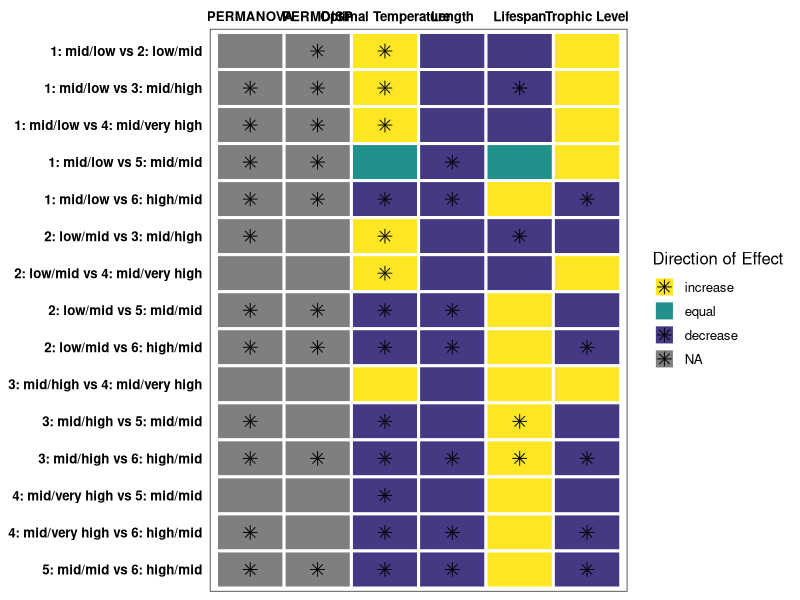
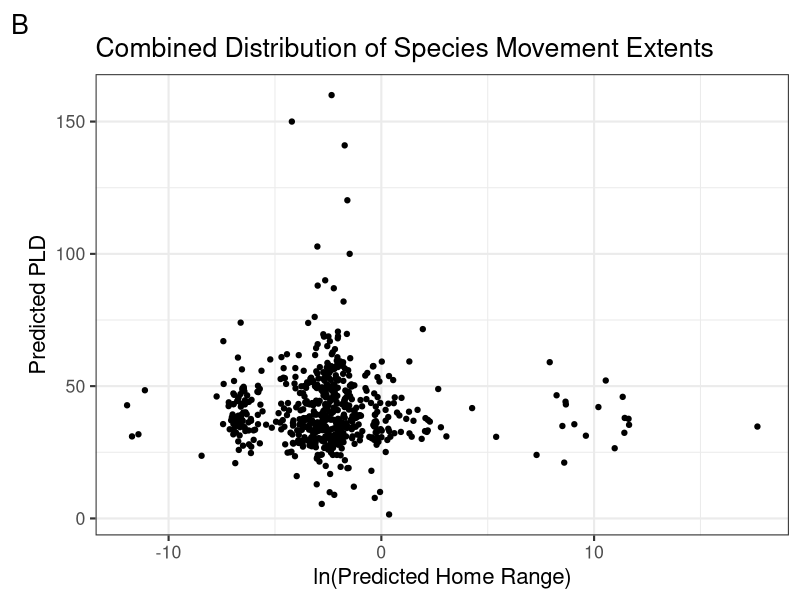
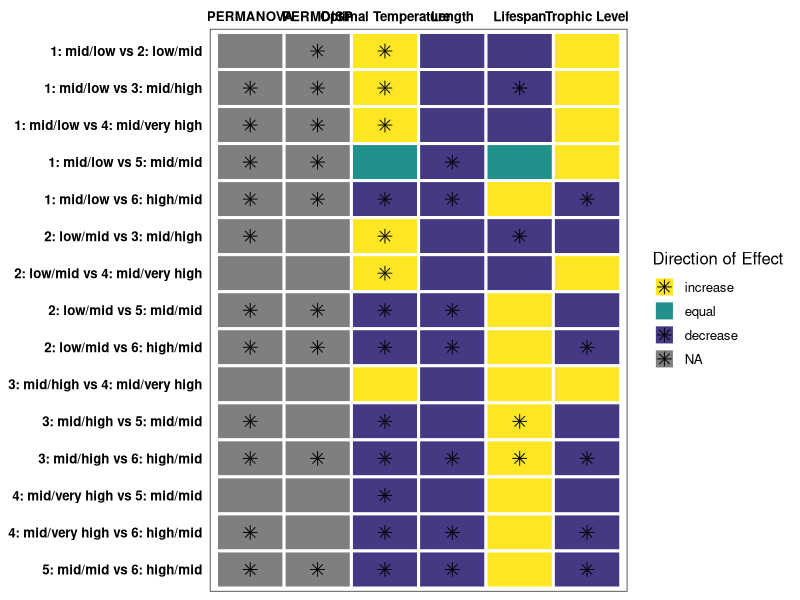

R code for these plots, in order: (Note: this script raises an error after producing the figures.)
## ---- chunk 1
knitr::opts_chunk$set(echo = TRUE, message = FALSE, warning = FALSE)

library(tidyverse)
library(patchwork)
library(cowplot)
library(ggpubr)
library(ggrepel)
## ---- chunk 2
fishbase_data <- read_csv(here::here("01_data", "02_processed_data", "fishbase_data.csv"))

filled_data <- read_csv(here::here("01_data", "02_processed_data", "filled_data.csv"))

filled_data2 <- read_csv(here::here("01_data", "02_processed_data", "filled_data2.csv")) %>%
  mutate_if(is.character, as.factor)
## ---- chunk 3

cohort <- c("1: mid/low vs 2: low/mid", "1: mid/low vs 3: mid/high", "1: mid/low vs 4: mid/very high", "1: mid/low vs 5: mid/mid", "1: mid/low vs 6: high/mid",
            "2: low/mid vs 3: mid/high", "2: low/mid vs 4: mid/very high", "2: low/mid vs 5: mid/mid", "2: low/mid vs 6: high/mid",
            "3: mid/high vs 4: mid/very high", "3: mid/high vs 5: mid/mid", "3: mid/high vs 6: high/mid",
            "4: mid/very high vs 5: mid/mid", "4: mid/very high vs 6: high/mid",
            "5: mid/mid vs 6: high/mid")
PERMDISP <- c(0.0019, 0.0003, 0.0327, 0.0001, 0.0001,
              0.5182, 0.7507, 0.0138, 0.0005,
              0.9792, 0.5276, 0.0029, 
              0.7928, 0.1475, 
              0.0052)
PERMANOVA <- c(1.0000, 0.0015, 0.0495, 0.0015, 0.0015,
               0.0015, 1.0000, 0.0015, 0.0015,
               1.0000, 0.0015, 0.0015,
               0.8175, 0.0090,
               0.0015)
Optimal_Temp <- c(0.005043306637114, 0.000000051454126, 0.000113116310469, 0.789451442990800, 0.010082693281337,
                  0.000025756231358, 0.001765218761412, 0.000112331676538, 0.000038520195310,
                  0.284373283785538, 0.000000002348839, 0.000000002258531, 
                  0.000068856888538, 0.000001695644852, 
                  0.010090438574951)
temp_arrows <- c("increase", "increase", "increase", "equal", "decrease",
                 "increase", "increase","decrease", "decrease",
                 "increase","decrease", "decrease",
                 "decrease", "decrease",
                 "decrease")
Length <- c(0.8592642, 0.9998089, 0.9872521, 0.0007795, 0.0000000,
            0.9070423, 0.9181733, 0.0000000, 0.0000000,
            0.9966266, 0.1494607, 0.0000000,
            0.9897718, 0.0008647,
            0.0000000)
length_arrows <- c("decrease", "decrease", "decrease", "decrease", "decrease",
                   "decrease", "decrease", "decrease", "decrease",
                   "decrease", "decrease", "decrease",
                   "decrease", "decrease",
                   "decrease")
Lifespan <- c(0.57035468549, 0.00007769083, 0.55052882501, 0.74567296422, 0.31579160719,
              0.00010263105, 0.59495732706, 0.73671251684, 0.20707475101,
              0.38779558233, 0.00017543403, 0.00008096802,
              0.58625833556, 0.24515673988,
              0.24664224315)
life_arrows <- c("decrease", "decrease", "decrease", "equal", "increase",
                 "decrease", "decrease", "increase", "increase",
                 "increase", "increase", "increase",
                 "increase", "increase",
                 "increase")
Trophic_Level <- c(0.1035871996367, 0.0891868417293, 0.5697644317228, 0.5148291779984, 0.0000607828670,
                   0.5183877375223, 0.8682996282889, 0.2916548282051, 0.0000002614727,
                   0.8630208058363, 0.2124781071891, 0.0000015574893, 
                   0.7282998974706, 0.0082066924854, 
                   0.0000032514102)
trophic_arrows <- c("increase", "increase", "increase", "increase", "decrease",
                    "decrease", "increase", "decrease", "decrease",
                    "increase", "decrease", "decrease",
                    "decrease", "decrease",
                    "decrease")

# Create data frame
data <- data.frame(cohort, PERMDISP, PERMANOVA, Optimal_Temp, Length, Lifespan, Trophic_Level)

# Pivot to long data format
data_long <- data %>% 
  mutate(across(c("Optimal_Temp", "Length", "Lifespan", "Trophic_Level"), round, 4)) %>% 
  pivot_longer(-cohort) %>% 
  set_names(c("cohort", "variable", "p_value")) %>% 
  mutate(significant = case_when(
    p_value >= 0.05 ~ "no",
    p_value < 0.05 ~ "yes"
  ))

# Add arrow information
data1 <- data.frame(cohort, temp_arrows, length_arrows, life_arrows, trophic_arrows) %>% 
  rename(Optimal_Temp = temp_arrows, Length = length_arrows, Lifespan = life_arrows, Trophic_Level = trophic_arrows) %>% 
  pivot_longer(-cohort) %>% 
  set_names(c("cohort", "variable", "direction")) %>% 
  full_join(data_long, by = c("cohort","variable")) %>% 
  mutate(direction = fct_relevel(direction, c("increase", "equal", "decrease")))

# Reorder and rename levels
data1$variable <- factor(data1$variable, levels = c("PERMANOVA", "PERMDISP", "Optimal_Temp", "Length", "Lifespan", "Trophic_Level"))
data1$variable <- recode_factor(data1$variable, PERMANOVA = "PERMANOVA", PERMDISP = "PERMDISP", Optimal_Temp = "Optimal Temperature", Length = "Length", Lifespan = "Lifespan", Trophic_Level = "Trophic Level")



# Plot 
g <- ggplot(data1, aes(x = variable, y = cohort, fill = direction)) +
  geom_tile(color = "white", lwd = 1) +
  geom_point(data = data1 %>% filter(significant == "yes"), shape = 8, size = 3) +
  theme_bw(base_size = 12) +
  theme(axis.title = element_blank(),
        axis.text = element_text(face = "bold", color = "black"),
        axis.ticks = element_blank(),
        panel.grid.major = element_blank()) +
  labs(fill = "Direction of Effect") +
  scale_x_discrete(position = "top") +
  scale_y_discrete(limits = rev) +
  scale_fill_manual(values = c("#fde725", "#21918c", "#443983"))

g

ggsave(g, file = paste0("stats_sum.png"), path = here::here("04_figs"), height = 12, width = 12)

#geom_point(data = data_arrows, mapping=aes(x = variable, y = cohort), pch = "x", inherit.aes = F)

## ---- chunk 4
# homerange vs PLD
fishbase_data_gmm <- filled_data2 %>%
  mutate(class2 = as.factor(class2))

hr_hist <- ggplot(fishbase_data_gmm, aes(log(home_range))) +
  geom_histogram() +
  theme_bw(base_size = 16) +
  labs(
    y = "Count",
    x = "ln(Predicted Home Range)",
    tag = "A"
  ) +
  ggtitle("Individual Distributions of Species Movement Extents")

pld_hist <- ggplot(fishbase_data_gmm, aes(pld)) +
  geom_histogram() +
  theme_bw(base_size = 16) +
  labs(
    y = "Count",
    x = "Predicted PLD"
  )

dist_plot <- (hr_hist / pld_hist)

p1 <- ggplot(fishbase_data_gmm, aes(log(home_range), pld)) +
  geom_jitter() +
  theme_bw(base_size = 16) +
  labs(
    y = "Predicted PLD",
    x = "ln(Predicted Home Range)",
    tag = "B"
  ) +
  ggtitle("Combined Distribution of Species Movement Extents")

p1



# gmm plot


# example_fish <- filled_data2 %>%
#   select(species, fb_name, class2, class3, magnitude_homerange, month_pld) %>%
#   filter(fb_name %in% c(
#     "Hogfish", "Yellow snapper", "Blackfin tuna", "Humphead wrasse", "Pacific red snapper",
#     "Giant seabass", "Lemon sole", "Chum salmon", "Pacific ocean perch", "Atlantic herring",
#     "Atlantic cod", "Haddock", "Atlantic salmon", "California sheephead", "Black seabream",
#     "Blue marlin", "Yellowfin tuna", "Swordfish"
#     # "Blackhead seabream", "Pink salmon", "Coho salmon", "Ghost shark", "Pollack", "Polar cod", "Sockeye salmon", "Chinook salmon"
#   ))


gmm_new_fig <- ggplot(fishbase_data_gmm, aes(magnitude_homerange, month_pld)) +
  theme_bw(base_size = 16) +
  labs(
    x = "Predicted Home Range Magnitude",
    y = "Predicted PLD Month",
    color = "Cohort (Homerange/PLD)",
    tag = "C"
  ) +
  ylim(-0.1,6) +
  theme(legend.position = "bottom") +
  scale_color_viridis_d() +
  geom_label_repel(
    data = subset(fishbase_data_gmm, fb_name %in% c("Hogfish", "Yellow snapper", "Blackfin tuna")),
    aes(label = fb_name, color = class2),
    vjust = "outward", hjust = "outward",
    min.segment.length = 0.5,
    nudge_y = -1,
    show.legend = FALSE
  ) +
  geom_label_repel(
    data = subset(fishbase_data_gmm, fb_name %in% c("Chocolate hind", "Lingcod", "Nassau grouper")),
    aes(label = fb_name, color = class2),
    hjust = "inward",
    min.segment.length = 0.5,
    box.padding = 0.3,
    nudge_x = -2, nudge_y = -0.8,
    show.legend = FALSE
  ) +
  geom_label_repel(
    data = subset(fishbase_data_gmm, fb_name %in% c("Lemon sole", "North Pacific hake", "Yellowstripe goatfish")),
    aes(label = fb_name, color = class2),
    vjust = "outward", hjust = "outward",
    min.segment.length = 0.5,
    nudge_x = -1, nudge_y = 0.8,
    show.legend = FALSE
  ) +
  geom_label_repel(
    data = subset(fishbase_data_gmm, fb_name %in% c("Atlantic herring", "Atlantic cod", "Summer flounder")),
    aes(label = fb_name, color = class2),
    vjust = "outward", hjust = "outward",
    min.segment.length = 0.5,
    nudge_y = 0,
    show.legend = FALSE
  ) +
  geom_label_repel(
    data = subset(fishbase_data_gmm, fb_name %in% c("Great barracuda", "Giant trevally", "Black seabream")),
    aes(label = fb_name, color = class2),
    vjust = "outward", hjust = "outward",
    min.segment.length = 0.5,
    nudge_y = 1, nudge_x = 0.3,
    show.legend = FALSE
  ) +
  geom_label_repel(
    data = subset(fishbase_data_gmm, fb_name %in% c("Common snook", "Yellowfin tuna", "Swordfish")),
    aes(label = fb_name, color = clas2),
    color = "goldenrod1",
    vjust = "outward", hjust = "outward",
    min.segment.length = 30,
    nudge_y = -0.5,
    show.legend = FALSE
  ) +
  geom_jitter(aes(color = class2)) +
  ggtitle("Distribution of Scaled Species Movement Extents")

gmm_new_fig
#ggsave(gmm_new_fig, file = paste0("gmm_fig.png"), path = here::here("04_figs"), height = 8, width = 15)

# panel
gmm_panel <- ((dist_plot) | p1) / gmm_new_fig &
  theme(plot.tag = element_text(face = "bold"))

gmm_panel
ggsave(gmm_panel, file = paste0("gmm_panel.pdf"), path = here::here("04_figs", "final_figs"), height = 10, width = 15)

## ---- chunk 5
missing <- miss_var_summary(fishbase_data)
missing2 <- miss_var_summary(filled_data)
missing3 <- miss_var_summary(filled_data2)

missing_fishbase_data <- fishbase_data %>% 
  dplyr::select(
    oxygen_cons, temp_range, dev_place, temp_min, temp_max,
    longevity_wild, temp_preferred, iucn_category, food_i,
  ) %>%
  rename(
    "Oxygen Consumption Rate" = oxygen_cons,
    "Temperature Range" = temp_range,
    "Place of Development" = dev_place,
    "Maximum Recorded Lifespan" = longevity_wild,
    "Optimal Temperature" = temp_preferred,
    "IUCN Category" = iucn_category,
    "Diet Items" = food_i,
    "Minimum Temperature" = temp_min,
    "Maximum Temperature" = temp_max,
  )

m1 <- gg_miss_var(missing_fishbase_data) +
  theme_bw(base_size = 16) +
  labs(y = "Missing Data Before Fills", x = "") +
  theme(axis.title.x = element_text(vjust = -1))
m1

missing_filled_data <- filled_data %>% 
  dplyr::select(
    oxygen_cons, temp_range, temp_min, temp_max,
    longevity_wild, temp_preferred, iucn_category, food_i,
  ) %>%
  rename(
    "Oxygen Consumption Rate" = oxygen_cons,
    "Temperature Range" = temp_range,
    "Maximum Recorded Lifespan" = longevity_wild,
    "Optimal Temperature" = temp_preferred,
    "IUCN Category" = iucn_category,
    "Diet Items" = food_i,
    "Minimum Temperature" = temp_min,
    "Maximum Temperature" = temp_max,
  )

m2 <- gg_miss_var(missing_filled_data) + # figure showing the missing data
  theme_bw(base_size = 16) +
  labs(y = "Missing Data After Genus-Level Fill", x = "Variable") +
  theme(axis.title.x = element_text(vjust = -1))
m2

missing_data <- filled_data2 %>%
  dplyr::select(
    oxygen_cons, temp_range, dev_place,
    longevity_wild, temp_preferred, iucn_category
  ) %>%
  rename(
    "Oxygen Consumption Rate" = oxygen_cons,
    "Temperature Range" = temp_range,
    "Place of Development" = dev_place,
    "Maximum Recorded Lifespan" = longevity_wild,
    "Optimal Temperature" = temp_preferred,
    "IUCN Category" = iucn_category
  )

m3 <- gg_miss_var(missing_data) +
  theme_bw(base_size = 16) +
  labs(y = "Missing Data After Family-Level Fill", x = "") +
  theme(axis.title.x = element_text(vjust = -1))
m3

missing_fig <- (m1 / m2 / m3) +
  plot_annotation(tag_levels = "A") &
  theme_bw(base_size = 16)
missing_fig

#ggsave(missing_fig, file = paste0("missing_data.pdf"), path = here::here("04_figs", "final_figs"), height = 12, width = 8)

## ---- chunk 6
# continuous

plot_data <- filled_data2 %>%
  mutate(
    class2 = as.factor(class2),
    class3 = as.factor(class3),
    order = as.factor(order)
  )

response <- "class2"
expl_cont <- c(
  "temp_preferred", "fecundity_mean",
  "longevity_wild", "sp_richness", "length", "kfin",
  "r_fin", "diet_troph3", "oxygen_cons", "temp_range"
)

box_data <- function(x, y) {
  ggplot(plot_data, aes(x = .data[[y]], y = .data[[x]])) +
    geom_boxplot(aes(color = .data[[y]])) +
    theme_bw() +
    coord_flip() +
    labs(
      x = "Movement Class",
      color = "Class (Homerange/PLD)"
    ) +
    scale_color_viridis_d()
}

# plots_cont <- map(expl_cont, ~ box_data(.x, "class2"))
# plots_cont
## ---- chunk 7

# significant panel
temp_plot <- box_data(x = "temp_preferred", y = "class2") +
  labs(y = "Optimal Temperature (ºC)", x = "") +
  scale_x_discrete(position = "top") +
  theme(axis.text.y = element_blank())
length_plot <- box_data(x = "length", y = "class2") +
  labs(y = "Length (cm)", x = "") +
  scale_x_discrete(position = "top")
long_plot <- box_data(x = "longevity_wild", y = "class2") +
  labs(y = "Maximum Lifespan (years)", x = "") +
  scale_x_discrete(position = "top")
diet_plot <- box_data(x = "diet_troph3", y = "class2") + 
  labs(y = "Trophic Level", x = "") +
  scale_x_discrete(position = "top") +
  theme(axis.text.y = element_blank())


kfin_plot <- box_data(x = "kfin", y = "class2") + 
  labs(y = "Carrying Capacity", x = "Movement Class") +
  scale_x_discrete(position = "top") +
  theme(axis.title.x = element_text(vjust = 0))
r_fin_plot <- box_data(x = "r_fin", y = "class2") + stat_kruskal_test(label.y = 1, label.x = 6, position = "jitter") +
  labs(y = "Growth Rate", x = "Movement Class")
oxygen_plot <- box_data(x = "oxygen_cons", y = "class2") + stat_kruskal_test(label.y = 2000, label.x = 6, position = "jitter") +
  labs(y = "Oxygen Consumption", x = "Movement Class")
temp_range_plot <- box_data(x = "temp_range", y = "class2") + stat_kruskal_test(label.y = 20, label.x = 3.5, position = "jitter") +
  labs(y = "Temperature Range", x = "Movement Class") + theme(axis.title.y = element_blank(), axis.text.y = element_blank())
fecund_plot <- box_data(x = "fecundity_mean", y = "class2") + stat_kruskal_test(label.y = 1000000, label.x = 5.5, position = "jitter") +
  labs(y = "Mean Fecundity", x = "Movement Class")
sp_rich_plot <- box_data(x = "sp_richness", y = "class2") + stat_kruskal_test(label.y = 1100, position = "jitter") +
  labs(y = "Species Richness", x = "Movement Class") + theme(axis.title.y = element_blank(), axis.text.y = element_blank())


numeric_panel <- ((temp_plot | length_plot) /
  (long_plot | diet_plot) /
  (r_fin_plot | kfin_plot) /
  (fecund_plot | sp_rich_plot) /
  (oxygen_plot | temp_range_plot)) +
  plot_layout(guides = "collect") + plot_annotation(tag_levels = "A")

numeric_panel
# ggsave(numeric_panel, file = paste0("numeric_panel.png"), path = here::here("04_figs", "individual_plots", "numeric"), height = 21, width = 14)

ind_panel <- ((temp_plot | length_plot) / (diet_plot | long_plot)) +
  plot_layout(guides = "collect") +
  plot_annotation(tag_levels = "A") &
  theme(text = element_text(size = 14), legend.position = "none")

individual_panel <- wrap_elements(ind_panel) +
  labs(tag = "Movement Cohort") +
  theme(
    plot.tag = element_text(size = 14, angle = 270),
    plot.tag.position = "right"
  )

individual_panel

#ggsave(individual_panel, file = paste0("4_trait_panel.pdf"), path = here::here("04_figs", "final_figs"), height = 8, width = 13)

## ---- chunk 8
ggsave(temp_plot, file = paste0("temp_plot.png"), path = here::here("04_figs", "individual_plots", "numeric"), height = 10, width = 10)
ggsave(fecund_plot, file = paste0("fecund_plot.png"), path = here::here("04_figs", "individual_plots", "numeric"), height = 10, width = 10)
ggsave(long_plot, file = paste0("long_plot.png"), path = here::here("04_figs", "individual_plots", "numeric"), height = 10, width = 10)
ggsave(sp_rich_plot, file = paste0("sp_rich_plot.png"), path = here::here("04_figs", "individual_plots", "numeric"), height = 10, width = 10)
ggsave(length_plot, file = paste0("length_plot.png"), path = here::here("04_figs", "individual_plots", "numeric"), height = 10, width = 10)
ggsave(kfin_plot, file = paste0("kfin_plot.png"), path = here::here("04_figs", "individual_plots", "numeric"), height = 10, width = 10)
ggsave(r_fin_plot, file = paste0("r_fin_plot.png"), path = here::here("04_figs", "individual_plots", "numeric"), height = 10, width = 10)
ggsave(diet_plot, file = paste0("diet_plot.png"), path = here::here("04_figs", "individual_plots", "numeric"), height = 10, width = 10)
ggsave(oxygen_plot, file = paste0("oxygen_plot.png"), path = here::here("04_figs", "individual_plots", "numeric"), height = 10, width = 10)
ggsave(temp_range_plot, file = paste0("temp_range_plot.png"), path = here::here("04_figs", "individual_plots", "numeric"), height = 10, width = 10)
## ---- chunk 9
# categorical

expl_cat <- c(
  "climate", "body_shape_i", "dev_place", "movement_keyword",
  "demers_pelag", "iucn_category",
  "circadian", "food_mode", "ocean", "basin"
)

scatter_data <- function(x, y) {
  ggplot(plot_data, aes(x = .data[[x]], y = .data[[y]])) +
    geom_jitter(aes(color = .data[[y]])) +
    theme_bw() +
    labs(
      y = "Movement Class",
      color = "Class (homerange/PLD)"
    ) +
    scale_color_viridis_d() +
    theme(axis.text.x = element_text(angle = 40, hjust = 1))
}

# plots_cat <- map(expl_cat, ~ scatter_data(.x, "class2"))
# plots_cat
## ---- chunk 10
body_plot <- scatter_data(x = "body_shape_i", y = "class2")
dev_plot <- scatter_data(x = "dev_place", y = "class2")
movement_plot <- scatter_data(x = "movement_keyword", y = "class2")
demers_plot <- scatter_data(x = "demers_pelag", y = "class2")
iucn_plot <- scatter_data(x = "iucn_category", y = "class2")
food_plot <- scatter_data(x = "food_mode", y = "class2")


ggsave(climate_plot, file = paste0("climate_plot.png"), path = here::here("04_figs", "individual_plots", "categorical"), height = 10, width = 10)
ggsave(body_plot, file = paste0("body_plot.png"), path = here::here("04_figs", "individual_plots", "categorical"), height = 10, width = 10)
ggsave(dev_plot, file = paste0("dev_plot.png"), path = here::here("04_figs", "individual_plots", "categorical"), height = 10, width = 10)
ggsave(movement_plot, file = paste0("movement_plot.png"), path = here::here("04_figs", "individual_plots", "categorical"), height = 10, width = 10)
ggsave(demers_plot, file = paste0("demers_plot.png"), path = here::here("04_figs", "individual_plots", "categorical"), height = 10, width = 10)
ggsave(iucn_plot, file = paste0("iucn_plot.png"), path = here::here("04_figs", "individual_plots", "categorical"), height = 10, width = 10)
ggsave(food_plot, file = paste0("food_plot.png"), path = here::here("04_figs", "individual_plots", "categorical"), height = 10, width = 10)
